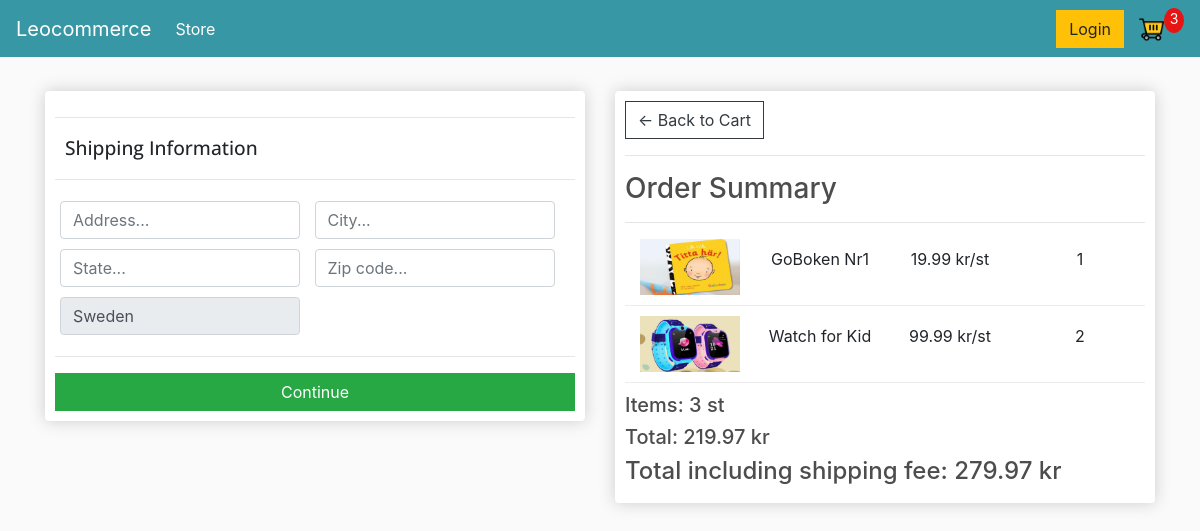
The page /checkout/ (signed in) on the database as committed earlier.
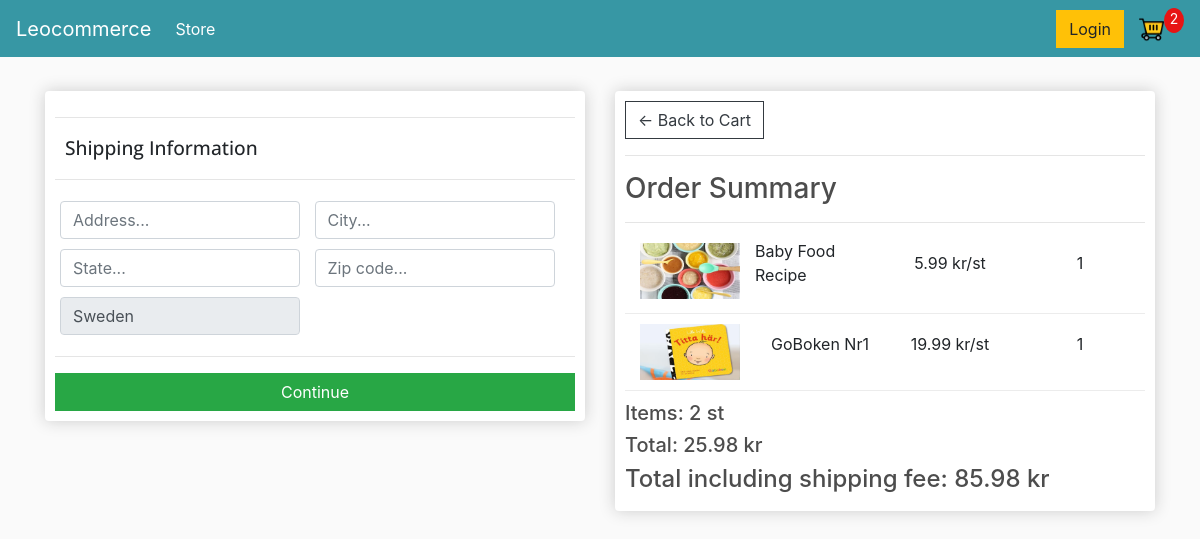
The same page on the database as committed later.
### store/models.py (models this page shows, shortened)
class OrderItem(models.Model):
    product = models.ForeignKey(
        Product, on_delete=models.SET_NULL, null=True, blank=True)
    order = models.ForeignKey(
        Order, on_delete=models.SET_NULL, null=True, blank=True)
    quantity = models.IntegerField(default=0, null=True, blank=True)
    date_added = models.DateTimeField(auto_now_add=True)
    @property
    def get_total(self):
        total = self.product.price * self.quantity
        return total

class Product(models.Model):
    name = models.CharField(max_length=200, null=True)
    price = models.DecimalField(max_digits=7, decimal_places=2)
    digital = models.BooleanField(default=False, null=True, blank=False)
    image = models.ImageField(null=True, blank=True)
    @property
    def imageURL(self):
        try:
            url = self.image.url
        except:
            url = ""
        return url

class Order(models.Model):
    customer = models.ForeignKey(
        Customer, on_delete=models.SET_NULL, null=True, blank=True)
    date_ordered = models.DateTimeField(auto_now_add=True)
    complete = models.BooleanField(default=False, null=True, blank=False)
    transaction_id = models.CharField(max_length=200, null=True)
    @property
    def get_cart_total(self):
        orderitems = self.orderitem_set.all()
        total = sum([item.get_total for item in orderitems])
        return total
    @property
    def get_cart_total_including_shipping(self):
        orderitems = self.orderitem_set.all()
        total = sum([item.get_total for item in orderitems])
        shipping = False
        for i in orderitems:
            if i.product.digital == False:
                shipping = True
        if total >= 500:
            return total
        elif shipping:
            return (total + 60)
        else:
            return total
    @property
    def get_cart_items_quantity(self):
        orderitems = self.orderitem_set.all()
        total = sum([item.quantity for item in orderitems])
        return total
    @property
    def shipping(self):
        shipping = False
        orderitems = self.orderitem_set.all()
        for i in orderitems:
            if i.product.digital == False:
                shipping = True
        return shipping

### store/views.py (the view)
# urls.py: path('checkout/', views.checkout, name='checkout'),
def checkout(request):
    data = cart_data(request)
    cartItems = data['cartItems']
    order = data['order']
    items = data['items']
    context = {"items": items, "order_of_this_transaction": order,
               'cartItems': cartItems}
    return render(request, 'store/checkout.html', context)

### store/utils.py (called while the page is built)
def cart_data(request):
    if request.user.is_authenticated:
        customer = request.user.customer
        order, created = Order.objects.get_or_create(
            customer=customer, complete=False)
        items = order.orderitem_set.all()
        cartItems = order.get_cart_items_quantity
    else:
        cookieData = cookie_cart(request)
        cartItems = cookieData['cartItems']
        order = cookieData['order']
        items = cookieData['items']
    return {"cartItems": cartItems, "order": order, "items": items}

### store/templates/store/checkout.html (shortened to what this page needs)
{% extends 'store/main.html' %} {% load static %} {% block content %}
<div class="row">
  <div class="col-lg-6">
    <div class="box-element" id="form-wrapper">
      <form accept-charset="UTF-8" action="" id="form">
        <div id="shipping-info">
          <hr />
          <p class="shpping-info">Shipping Information</p>
          <hr />
          <div class="form-field">
            <input type="text" class="form-control" name="address" placeholder="Address..." />
          </div>
          <div class="form-field">
            <input type="text" class="form-control" name="city" placeholder="City..." />
          </div>
          <div class="form-field">
            <input type="text" class="form-control" name="state" placeholder="State..." />
          </div>
          <div class="form-field">
            <input type="text" class="form-control" name="zipcode" placeholder="Zip code..." />
          </div>
          <div class="form-field">
            <input readonly type="text" class="form-control" name="country" value="Sweden" placeholder="Sweden" />
          </div>
        </div>
        <hr />
        <input type="submit" id="form-button" class="btn btn-success btn-block" value="Continue" />
      </form>
    </div>
    <br />
  </div>
  <div class="col-lg-6">
    <div class="box-element">
      <a href="{% url 'cart' %}" class="btn btn-outline-dark">&#x2190; Back to Cart</a>
      <hr />
      <h3>Order Summary</h3>
      <hr />
      {% for item in items %}
      <div class="summary-container">
        <div>
          <img src="{{item.product.imageURL}}" alt="" class="row-image" />
        </div>
        <div>
          <p>{{item.product.name}}</p>
        </div>
        <div>
          <p>{{item.product.price|floatformat:2}} kr/st</p>
        </div>
        <div>
          <p>{{item.quantity}}</p>
        </div>
      </div>
      {% endfor %}
      <h5>Items: {{order_of_this_transaction.get_cart_items_quantity}} st</h5>
      <h5>
        Total: {{order_of_this_transaction.get_cart_total|floatformat:2}} kr
      </h5>
      <h4 id="shipping-fee-included-total">
        Total including shipping fee:
        {{order_of_this_transaction.get_cart_total_including_shipping|floatformat:2}}
        kr
      </h4>
    </div>
  </div>
</div>
{% endblock content %}

Rows that differ between the two databases and show on the page:
removed OrderItem: product.imageURL (picture), product.name "Watch for Kid", product.price "99.99", quantity "2"
added OrderItem: product.imageURL (picture), product.name "Baby Food Recipe", product.price "5.99", quantity "1"
computed for Order: get_cart_items_quantity "3" → "2"; get_cart_total "219.97" → "25.98"; get_cart_total_including_shipping "279.97" → "85.98"
Other text that changed with them:
{{ cartItems }}: "3" → "2"
